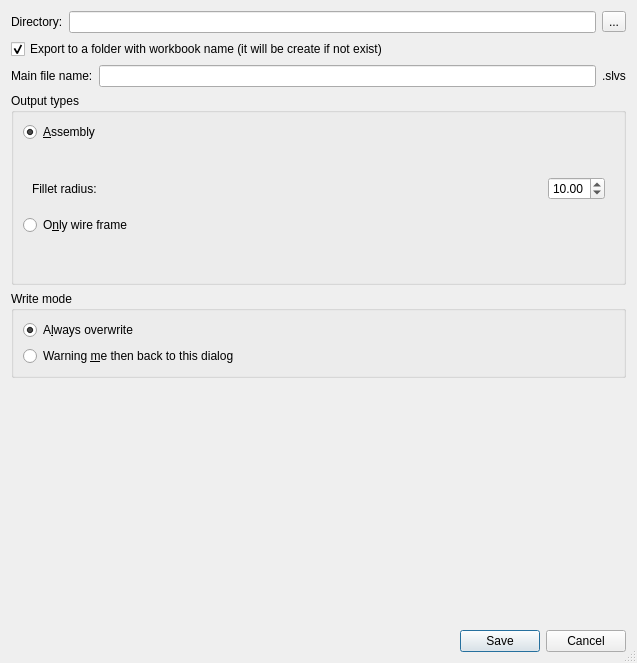
<?xml version="1.0" encoding="UTF-8"?>
<ui version="4.0">
 <class>Dialog</class>
 <widget class="QDialog" name="Dialog">
  <property name="geometry">
   <rect>
    <x>0</x>
    <y>0</y>
    <width>637</width>
    <height>663</height>
   </rect>
  </property>
  <property name="sizeGripEnabled">
   <bool>true</bool>
  </property>
  <property name="modal">
   <bool>true</bool>
  </property>
  <layout class="QVBoxLayout" name="main_layout">
   <item>
    <layout class="QHBoxLayout" name="horizontalLayout_2">
     <item>
      <widget class="QLabel" name="path_label">
       <property name="text">
        <string>Directory:</string>
       </property>
      </widget>
     </item>
     <item>
      <widget class="QLineEdit" name="path_edit"/>
     </item>
     <item>
      <widget class="QToolButton" name="choose_dir_button">
       <property name="text">
        <string>...</string>
       </property>
       <property name="icon">
        <iconset resource="../../icons.qrc">
         <normaloff>:/icons/loadfile.png</normaloff>:/icons/loadfile.png</iconset>
       </property>
      </widget>
     </item>
    </layout>
   </item>
   <item>
    <widget class="QCheckBox" name="newfolder_option">
     <property name="text">
      <string>Export to a folder with workbook name (it will be create if not exist)</string>
     </property>
     <property name="checked">
      <bool>true</bool>
     </property>
    </widget>
   </item>
   <item>
    <layout class="QHBoxLayout" name="horizontalLayout_3">
     <item>
      <widget class="QLabel" name="filename_label">
       <property name="text">
        <string>Main file name:</string>
       </property>
      </widget>
     </item>
     <item>
      <widget class="QLineEdit" name="filename_edit">
       <property name="clearButtonEnabled">
        <bool>true</bool>
       </property>
      </widget>
     </item>
     <item>
      <widget class="QLabel" name="filename_suffix_label">
       <property name="text">
        <string>.slvs</string>
       </property>
      </widget>
     </item>
    </layout>
   </item>
   <item>
    <widget class="QGroupBox" name="output_group">
     <property name="title">
      <string>Output types</string>
     </property>
     <layout class="QVBoxLayout" name="output_layout">
      <item>
       <widget class="QRadioButton" name="assembly_radio">
        <property name="text">
         <string>&amp;Assembly</string>
        </property>
        <property name="checked">
         <bool>true</bool>
        </property>
       </widget>
      </item>
      <item>
       <widget class="QWidget" name="assembly_group" native="true">
        <layout class="QVBoxLayout" name="assembly_layout">
         <item>
          <widget class="QLabel" name="assembly_label">
           <property name="wordWrap">
            <bool>true</bool>
           </property>
          </widget>
         </item>
         <item>
          <layout class="QHBoxLayout" name="horizontalLayout_5">
           <item>
            <widget class="QLabel" name="link_radius_label">
             <property name="text">
              <string>Fillet radius:</string>
             </property>
            </widget>
           </item>
           <item>
            <spacer name="horizontalSpacer_2">
             <property name="orientation">
              <enum>Qt::Horizontal</enum>
             </property>
             <property name="sizeHint" stdset="0">
              <size>
               <width>40</width>
               <height>20</height>
              </size>
             </property>
            </spacer>
           </item>
           <item>
            <widget class="QDoubleSpinBox" name="link_radius">
             <property name="minimum">
              <double>0.010000000000000</double>
             </property>
             <property name="value">
              <double>10.000000000000000</double>
             </property>
            </widget>
           </item>
          </layout>
         </item>
        </layout>
       </widget>
      </item>
      <item>
       <widget class="QRadioButton" name="frame_radio">
        <property name="text">
         <string>O&amp;nly wire frame</string>
        </property>
       </widget>
      </item>
      <item>
       <widget class="QWidget" name="frame_group" native="true">
        <property name="enabled">
         <bool>false</bool>
        </property>
        <layout class="QVBoxLayout" name="verticalLayout">
         <item>
          <widget class="QLabel" name="frame_label">
           <property name="wordWrap">
            <bool>true</bool>
           </property>
          </widget>
         </item>
        </layout>
       </widget>
      </item>
     </layout>
    </widget>
   </item>
   <item>
    <widget class="QGroupBox" name="groupBox">
     <property name="title">
      <string>Write mode</string>
     </property>
     <layout class="QVBoxLayout" name="verticalLayout_2">
      <item>
       <widget class="QRadioButton" name="overwrite_radio">
        <property name="text">
         <string>A&amp;lways overwrite</string>
        </property>
        <property name="checked">
         <bool>true</bool>
        </property>
       </widget>
      </item>
      <item>
       <widget class="QRadioButton" name="warn_radio">
        <property name="text">
         <string>Warning &amp;me then back to this dialog</string>
        </property>
       </widget>
      </item>
     </layout>
    </widget>
   </item>
   <item>
    <spacer name="verticalSpacer">
     <property name="orientation">
      <enum>Qt::Vertical</enum>
     </property>
     <property name="sizeHint" stdset="0">
      <size>
       <width>20</width>
       <height>158</height>
      </size>
     </property>
    </spacer>
   </item>
   <item>
    <layout class="QHBoxLayout" name="horizontalLayout">
     <item>
      <spacer name="horizontalSpacer">
       <property name="orientation">
        <enum>Qt::Horizontal</enum>
       </property>
       <property name="sizeHint" stdset="0">
        <size>
         <width>40</width>
         <height>20</height>
        </size>
       </property>
      </spacer>
     </item>
     <item>
      <widget class="QDialogButtonBox" name="button_box">
       <property name="standardButtons">
        <set>QDialogButtonBox::Cancel|QDialogButtonBox::Save</set>
       </property>
      </widget>
     </item>
    </layout>
   </item>
  </layout>
 </widget>
 <resources>
  <include location="../../icons.qrc"/>
 </resources>
 <connections>
  <connection>
   <sender>button_box</sender>
   <signal>rejected()</signal>
   <receiver>Dialog</receiver>
   <slot>reject()</slot>
   <hints>
    <hint type="sourcelabel">
     <x>296</x>
     <y>310</y>
    </hint>
    <hint type="destinationlabel">
     <x>199</x>
     <y>168</y>
    </hint>
   </hints>
  </connection>
  <connection>
   <sender>assembly_radio</sender>
   <signal>toggled(bool)</signal>
   <receiver>assembly_group</receiver>
   <slot>setEnabled(bool)</slot>
   <hints>
    <hint type="sourcelabel">
     <x>178</x>
     <y>146</y>
    </hint>
    <hint type="destinationlabel">
     <x>178</x>
     <y>184</y>
    </hint>
   </hints>
  </connection>
  <connection>
   <sender>frame_radio</sender>
   <signal>toggled(bool)</signal>
   <receiver>frame_group</receiver>
   <slot>setEnabled(bool)</slot>
   <hints>
    <hint type="sourcelabel">
     <x>200</x>
     <y>317</y>
    </hint>
    <hint type="destinationlabel">
     <x>200</x>
     <y>360</y>
    </hint>
   </hints>
  </connection>
 </connections>
</ui>
